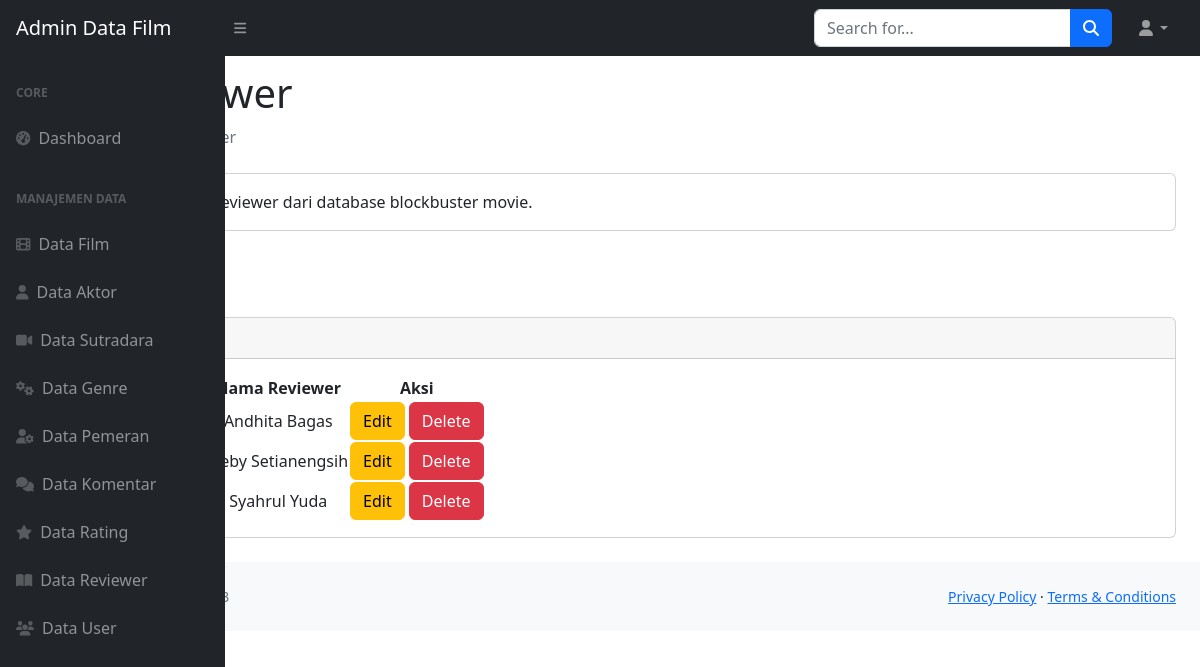
The page /admin/data_reviewer.php on the database its author committed.
### tables this page shows
CREATE TABLE `reviewer` (
  `id_reviewer` int(10) NOT NULL,
  `id_user` int(11) NOT NULL,
  `nama_reviewer` char(50) NOT NULL
);

### admin/data_reviewer.php (the view, shortened to what this page needs)
<!DOCTYPE html>
<html lang="en">
  <head>
    <link
      href="https://cdn.jsdelivr.net/npm/simple-datatables@7.1.2/dist/style.min.css"
      rel="stylesheet"
    />
    <link href="css/styles.css" rel="stylesheet" />
  </head>
  <body class="sb-nav-fixed">
    <nav class="sb-topnav navbar navbar-expand navbar-dark bg-dark">
      <a class="navbar-brand ps-3" href="index.html">Admin Data Film</a>
      <button
        class="btn btn-link btn-sm order-1 order-lg-0 me-4 me-lg-0"
        id="sidebarToggle"
        href="#!"
      >
        <i class="fas fa-bars"></i>
      </button>
      <form
        class="d-none d-md-inline-block form-inline ms-auto me-0 me-md-3 my-2 my-md-0"
      >
        <div class="input-group">
          <input
            class="form-control"
            type="text"
            placeholder="Search for..."
            aria-label="Search for..."
            aria-describedby="btnNavbarSearch"
          />
          <button class="btn btn-primary" id="btnNavbarSearch" type="button">
            <i class="fas fa-search"></i>
          </button>
        </div>
      </form>
      <ul class="navbar-nav ms-auto ms-md-0 me-3 me-lg-4">
        <li class="nav-item dropdown">
          <a
            class="nav-link dropdown-toggle"
            id="navbarDropdown"
            href="#"
            role="button"
            data-bs-toggle="dropdown"
            aria-expanded="false"
            ><i class="fas fa-user fa-fw"></i
          ></a>
        </li>
      </ul>
    </nav>
    <div id="layoutSidenav">
      <div id="layoutSidenav_nav">
        <nav class="sb-sidenav accordion sb-sidenav-dark" id="sidenavAccordion">
          <div class="sb-sidenav-menu">
            <div class="nav">
              <div class="sb-sidenav-menu-heading">Core</div>
              <a class="nav-link" href="index-admin.php">
                <div class="sb-nav-link-icon">
                  <i class="fas fa-tachometer-alt"></i>
                </div>
                Dashboard
              </a>
              <div class="sb-sidenav-menu-heading">Manajemen Data</div>
              <a class="nav-link" href="data_film.php">
                <div class="sb-nav-link-icon">
                  <i class="fas fa-film"></i>                </div>
                Data Film
              </a>
              <a class="nav-link" href="data_aktor.php">
                <div class="sb-nav-link-icon">
                  <i class="fas fa-user"></i>
                </div>
                 Data Aktor
              </a>
              <a class="nav-link" href="data_sutradara.php">
                <div class="sb-nav-link-icon">
                  <i class="fas fa-video"></i>
                </div>
                Data Sutradara
              </a>
              <a class="nav-link" href="data_genre.php">
                <div class="sb-nav-link-icon">
                  <i class="fas fa-gears"></i>
                </div>
                Data Genre
              </a>
              <a class="nav-link" href="data_pemeran.php">
                <div class="sb-nav-link-icon">
                  <i class="fas fa-user-gear"></i>
                </div>
                Data Pemeran
              </a>
              <a class="nav-link" href="data_komentar.php">
                <div class="sb-nav-link-icon">
                  <i class="fas fa-comments"></i>
                </div>
                Data Komentar
              </a>
              <a class="nav-link" href="data_rating.php">
                <div class="sb-nav-link-icon">
                  <i class="fas fa-star"></i>
                </div>
                Data Rating
              </a>
              <a class="nav-link" href="data_reviewer.php">
                <div class="sb-nav-link-icon">
                  <i class="fas fa-book-open"></i>
                </div>
                Data Reviewer
              </a>
              <a class="nav-link" href="data_user.php">
                <div class="sb-nav-link-icon">
                  <i class="fas fa-users"></i>
                </div>
                Data User
              </a>
              </nav>
              </div>
            </div>
          <div class="sb-sidenav-footer">
            <div class="small">Logged in as:</div>
          </div>
      <div id="layoutSidenav_content">
        <main>
          <div class="container-fluid px-4">
            <h1 class="mt-4">Data Reviewer</h1>
            <ol class="breadcrumb mb-4">
              <li class="breadcrumb-item">
                <a href="index-admin.php">Dashboard</a>
              </li>
              <li class="breadcrumb-item active">Data Reviewer</li>
            </ol>
            <div class="card mb-4">
              <div class="card-body">
                Berikut ini adalah data reviewer dari database blockbuster movie.
              </div>
            </div>
            <div class="col text-right">
                  <a href="tambah_reviewer.php" class="btn btn-primary">Tambah Data Reviewer</a>
                  <br><br>
            </div>
            <div class="card mb-4">
              <div class="card-header">
              </div>
              <div class="card-body">
                <table class="DataTable text-center" id="datatablesSimple">
                  <thead>
                    <tr>
                      <th>No</th>
                      <th>Nama User</th>
                      <th>Nama Reviewer</th>
                      <th>Aksi</th>
                    </tr>
                  </thead>
                  <tbody>
                  <?php
                    include('../database/koneksi.php');
                    $no=0;
                    $query = mysqli_query($koneksi, "SELECT reviewer.id_reviewer, reviewer.nama_reviewer, users.id, users.nama
                    FROM reviewer
                    INNER JOIN users ON reviewer.id_user = users.id; ");
                    while ($data = mysqli_fetch_array($query)){
                    $no++
                  ?>
                    <tr>
                      <td><?php echo $no?></td>
                      <td><?php echo $data['nama']?></td>
                      <td><?php echo $data['nama_reviewer']?></td>
                      <td>
                        <a href="edit_data_reviewer.php?id_reviewer=<?php echo $data['id_reviewer']; ?>" class="btn btn-warning">Edit</a>
                        <a href="delete_data_reviewer.php?id_reviewer=<?php echo $data['id_reviewer']; ?>" class="btn btn-danger">Delete</a>
                      </td>
                    </tr>
                  <?php } ?>
                  </tbody>
                </table>
              </div>
            </div>
          </div>
        </main>
      </div>
        <footer class="py-4 bg-light mt-auto">
          <div class="container-fluid px-4">
            <div
              class="d-flex align-items-center justify-content-between small"
            >
              <div class="text-muted">Copyright &copy; Your Website 2023</div>
              <div>
                <a href="#">Privacy Policy</a>
                &middot;
                <a href="#">Terms &amp; Conditions</a>
              </div>
            </div>
          </div>
        </footer>
  </body>
</html>

### admin/data_reviewer.php (style rules this page uses)
table.DataTable thead th { text-align: center; vertical-align: middle; }

### rows shown on the page
reviewer: nama_reviewer "Andhita Bagas"
reviewer: nama_reviewer "Deby Setianengsih"
reviewer: nama_reviewer "Syahrul Yuda"
